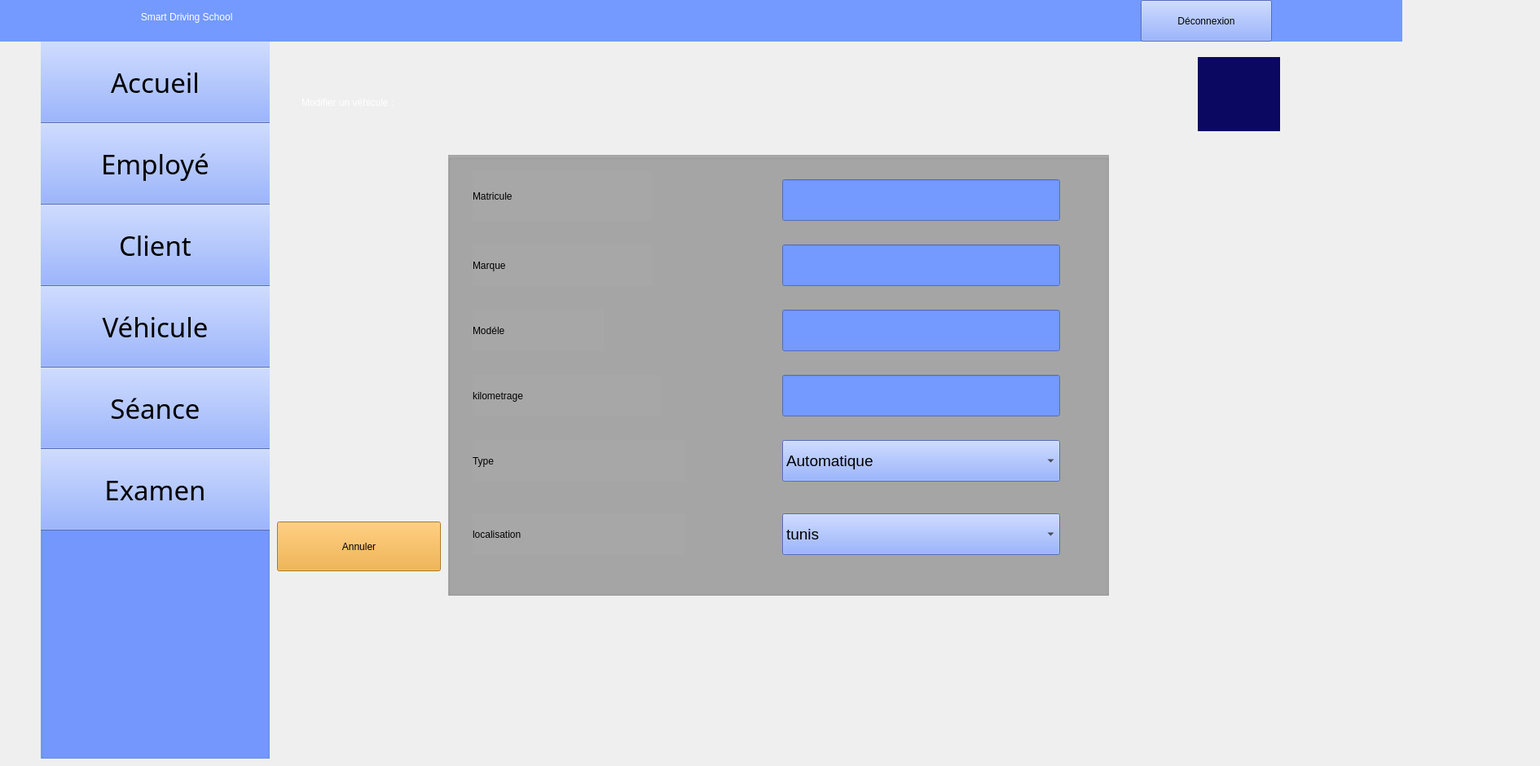
    <widget class="QWidget" name="updatevehicule">
     <widget class="QLabel" name="label_459">
      <property name="geometry">
       <rect>
        <x>-160</x>
        <y>-10</y>
        <width>1881</width>
        <height>61</height>
       </rect>
      </property>
      <property name="styleSheet">
       <string notr="true">color: rgb(255, 255, 255);
background-color: rgb(116, 153, 255);
font: 24pt &quot;Segoe UI Symbol&quot;;</string>
      </property>
      <property name="text">
       <string>                                                                                                    Smart Driving School         </string>
      </property>
     </widget>
     <widget class="QGroupBox" name="groupBox_95">
      <property name="geometry">
       <rect>
        <x>50</x>
        <y>30</y>
        <width>281</width>
        <height>901</height>
       </rect>
      </property>
      <property name="styleSheet">
       <string notr="true">background-color: rgb(116, 153, 255);</string>
      </property>
      <property name="title">
       <string/>
      </property>
      <widget class="QPushButton" name="pushButton114">
       <property name="geometry">
        <rect>
         <x>-20</x>
         <y>20</y>
         <width>321</width>
         <height>101</height>
        </rect>
       </property>
       <property name="font">
        <font>
         <family>Romantic</family>
         <pointsize>25</pointsize>
         <italic>false</italic>
         <bold>false</bold>
        </font>
       </property>
       <property name="styleSheet">
        <string notr="true">background-color: rgb(116, 153, 255);
font: 25pt &quot;Romantic&quot;;</string>
       </property>
       <property name="text">
        <string>Accueil</string>
       </property>
       <property name="icon">
        <iconset theme="QIcon::ThemeIcon::GoHome"/>
       </property>
       <property name="iconSize">
        <size>
         <width>35</width>
         <height>35</height>
        </size>
       </property>
      </widget>
      <widget class="QPushButton" name="pushButton115">
       <property name="geometry">
        <rect>
         <x>-20</x>
         <y>120</y>
         <width>321</width>
         <height>101</height>
        </rect>
       </property>
       <property name="font">
        <font>
         <family>Romantic</family>
         <pointsize>25</pointsize>
         <italic>false</italic>
         <bold>false</bold>
        </font>
       </property>
       <property name="styleSheet">
        <string notr="true">background-color: rgb(116, 153, 255);
font: 25pt &quot;Romantic&quot;;</string>
       </property>
       <property name="text">
        <string>Employé</string>
       </property>
       <property name="icon">
        <iconset resource="ressources.qrc">
         <normaloff>:/images/46db9ee3d4b3323457222bb8db7f3b42.png</normaloff>:/images/46db9ee3d4b3323457222bb8db7f3b42.png</iconset>
       </property>
       <property name="iconSize">
        <size>
         <width>45</width>
         <height>45</height>
        </size>
       </property>
      </widget>
      <widget class="QPushButton" name="pushButton116">
       <property name="geometry">
        <rect>
         <x>-20</x>
         <y>220</y>
         <width>321</width>
         <height>101</height>
        </rect>
       </property>
       <property name="font">
        <font>
         <family>Romantic</family>
         <pointsize>25</pointsize>
         <italic>false</italic>
         <bold>false</bold>
        </font>
       </property>
       <property name="styleSheet">
        <string notr="true">background-color: rgb(116, 153, 255);
font: 25pt &quot;Romantic&quot;;</string>
       </property>
       <property name="text">
        <string>Client</string>
       </property>
       <property name="icon">
        <iconset resource="ressources.qrc">
         <normaloff>:/images/0527f41904e77feddb97e532fe74d08f.png</normaloff>:/images/0527f41904e77feddb97e532fe74d08f.png</iconset>
       </property>
       <property name="iconSize">
        <size>
         <width>40</width>
         <height>40</height>
        </size>
       </property>
      </widget>
      <widget class="QPushButton" name="pushButton117">
       <property name="geometry">
        <rect>
         <x>-20</x>
         <y>320</y>
         <width>321</width>
         <height>101</height>
        </rect>
       </property>
       <property name="font">
        <font>
         <family>Romantic</family>
         <pointsize>25</pointsize>
         <italic>false</italic>
         <bold>false</bold>
        </font>
       </property>
       <property name="styleSheet">
        <string notr="true">background-color: rgb(116, 153, 255);
font: 25pt &quot;Romantic&quot;;</string>
       </property>
       <property name="text">
        <string>Véhicule</string>
       </property>
       <property name="icon">
        <iconset resource="ressources.qrc">
         <normaloff>:/images/cbad98069fae8d5554390bd40b0b561c.png</normaloff>:/images/cbad98069fae8d5554390bd40b0b561c.png</iconset>
       </property>
       <property name="iconSize">
        <size>
         <width>60</width>
         <height>60</height>
        </size>
       </property>
      </widget>
      <widget class="QPushButton" name="pushButton118">
       <property name="geometry">
        <rect>
         <x>-20</x>
         <y>420</y>
         <width>321</width>
         <height>101</height>
        </rect>
       </property>
       <property name="font">
        <font>
         <family>Romantic</family>
         <pointsize>25</pointsize>
         <italic>false</italic>
         <bold>false</bold>
        </font>
       </property>
       <property name="styleSheet">
        <string notr="true">background-color: rgb(116, 153, 255);
font: 25pt &quot;Romantic&quot;;</string>
       </property>
       <property name="text">
        <string>Séance</string>
       </property>
       <property name="icon">
        <iconset resource="ressources.qrc">
         <normaloff>:/images/c53651e2209ddb3281ed3a114fae2cfb.png</normaloff>:/images/c53651e2209ddb3281ed3a114fae2cfb.png</iconset>
       </property>
       <property name="iconSize">
        <size>
         <width>50</width>
         <height>50</height>
        </size>
       </property>
      </widget>
      <widget class="QPushButton" name="pushButton119">
       <property name="geometry">
        <rect>
         <x>-20</x>
         <y>520</y>
         <width>321</width>
         <height>101</height>
        </rect>
       </property>
       <property name="font">
        <font>
         <family>Romantic</family>
         <pointsize>25</pointsize>
         <italic>false</italic>
         <bold>false</bold>
        </font>
       </property>
       <property name="styleSheet">
        <string notr="true">background-color: rgb(116, 153, 255);
font: 25pt &quot;Romantic&quot;;</string>
       </property>
       <property name="text">
        <string>Examen</string>
       </property>
       <property name="icon">
        <iconset resource="ressources.qrc">
         <normaloff>:/images/7001e00fd5b7f2745c5e91ff547f4763.png</normaloff>:/images/7001e00fd5b7f2745c5e91ff547f4763.png</iconset>
       </property>
       <property name="iconSize">
        <size>
         <width>50</width>
         <height>50</height>
        </size>
       </property>
      </widget>
     </widget>
     <widget class="QLabel" name="label_464">
      <property name="geometry">
       <rect>
        <x>1020</x>
        <y>10</y>
        <width>41</width>
        <height>31</height>
       </rect>
      </property>
      <property name="styleSheet">
       <string notr="true">background-color: rgb(116, 153, 255);</string>
      </property>
      <property name="text">
       <string/>
      </property>
      <property name="pixmap">
       <pixmap resource="ressources.qrc">:/images/image22.png</pixmap>
      </property>
      <property name="scaledContents">
       <bool>true</bool>
      </property>
     </widget>
     <widget class="QLabel" name="label_465">
      <property name="geometry">
       <rect>
        <x>670</x>
        <y>10</y>
        <width>41</width>
        <height>31</height>
       </rect>
      </property>
      <property name="styleSheet">
       <string notr="true">background-color: rgb(116, 153, 255);</string>
      </property>
      <property name="text">
       <string/>
      </property>
      <property name="pixmap">
       <pixmap resource="ressources.qrc">:/images/image22.png</pixmap>
      </property>
      <property name="scaledContents">
       <bool>true</bool>
      </property>
     </widget>
     <widget class="QPushButton" name="pushButton165">
      <property name="geometry">
       <rect>
        <x>1400</x>
        <y>0</y>
        <width>161</width>
        <height>51</height>
       </rect>
      </property>
      <property name="styleSheet">
       <string notr="true">font: 700 11pt &quot;Romantic&quot;;
background-color: rgb(116, 153, 255);</string>
      </property>
      <property name="text">
       <string>Déconnexion</string>
      </property>
     </widget>
     <widget class="QLabel" name="label_479">
      <property name="geometry">
       <rect>
        <x>1470</x>
        <y>70</y>
        <width>101</width>
        <height>91</height>
       </rect>
      </property>
      <property name="styleSheet">
       <string notr="true">background-color: rgb(11, 8, 97);</string>
      </property>
      <property name="text">
       <string/>
      </property>
      <property name="pixmap">
       <pixmap resource="ressources.qrc">:/images/logoc++++.png</pixmap>
      </property>
      <property name="scaledContents">
       <bool>true</bool>
      </property>
     </widget>
     <widget class="QLabel" name="label_511">
      <property name="geometry">
       <rect>
        <x>370</x>
        <y>80</y>
        <width>631</width>
        <height>91</height>
       </rect>
      </property>
      <property name="styleSheet">
       <string notr="true">font: 40pt &quot;Chaparral Pro&quot;;
color: rgb(255, 255, 255);</string>
      </property>
      <property name="text">
       <string>Modifier un véhicule :</string>
      </property>
     </widget>
     <widget class="QGroupBox" name="groupBox_100">
      <property name="geometry">
       <rect>
        <x>550</x>
        <y>190</y>
        <width>811</width>
        <height>541</height>
       </rect>
      </property>
      <property name="styleSheet">
       <string notr="true">background-color: rgb(167, 167, 167);
font: 18pt &quot;Palatino Linotype&quot;;</string>
      </property>
      <property name="title">
       <string/>
      </property>
      <widget class="QLabel" name="label_512">
       <property name="geometry">
        <rect>
         <x>30</x>
         <y>20</y>
         <width>221</width>
         <height>61</height>
        </rect>
       </property>
       <property name="styleSheet">
        <string notr="true">font: 25pt &quot;Segoe UI&quot;;</string>
       </property>
       <property name="text">
        <string>Matricule</string>
       </property>
      </widget>
      <widget class="QLabel" name="label_513">
       <property name="geometry">
        <rect>
         <x>30</x>
         <y>110</y>
         <width>221</width>
         <height>51</height>
        </rect>
       </property>
       <property name="styleSheet">
        <string notr="true">font: 25pt &quot;Segoe UI&quot;;</string>
       </property>
       <property name="text">
        <string>Marque</string>
       </property>
      </widget>
      <widget class="QLabel" name="label_514">
       <property name="geometry">
        <rect>
         <x>30</x>
         <y>190</y>
         <width>161</width>
         <height>51</height>
        </rect>
       </property>
       <property name="styleSheet">
        <string notr="true">font: 25pt &quot;Segoe UI&quot;;</string>
       </property>
       <property name="text">
        <string>Modéle</string>
       </property>
      </widget>
      <widget class="QLabel" name="label_515">
       <property name="geometry">
        <rect>
         <x>30</x>
         <y>270</y>
         <width>231</width>
         <height>51</height>
        </rect>
       </property>
       <property name="styleSheet">
        <string notr="true">font: 25pt &quot;Segoe UI&quot;;</string>
       </property>
       <property name="text">
        <string>kilometrage</string>
       </property>
      </widget>
      <widget class="QLabel" name="label_516">
       <property name="geometry">
        <rect>
         <x>30</x>
         <y>350</y>
         <width>261</width>
         <height>51</height>
        </rect>
       </property>
       <property name="styleSheet">
        <string notr="true">font: 25pt &quot;Segoe UI&quot;;</string>
       </property>
       <property name="text">
        <string>Type</string>
       </property>
      </widget>
      <widget class="QLineEdit" name="lineEdit_modif_matricule">
       <property name="geometry">
        <rect>
         <x>410</x>
         <y>30</y>
         <width>341</width>
         <height>51</height>
        </rect>
       </property>
       <property name="styleSheet">
        <string notr="true">background-color: rgb(116, 153, 255);</string>
       </property>
      </widget>
      <widget class="QLineEdit" name="lineEdit_modif_marque">
       <property name="geometry">
        <rect>
         <x>410</x>
         <y>110</y>
         <width>341</width>
         <height>51</height>
        </rect>
       </property>
       <property name="styleSheet">
        <string notr="true">background-color: rgb(116, 153, 255);</string>
       </property>
      </widget>
      <widget class="QLineEdit" name="lineEdit_modif_modele">
       <property name="geometry">
        <rect>
         <x>410</x>
         <y>190</y>
         <width>341</width>
         <height>51</height>
        </rect>
       </property>
       <property name="styleSheet">
        <string notr="true">background-color: rgb(116, 153, 255);</string>
       </property>
      </widget>
      <widget class="QLineEdit" name="lineEdit_modif_kilometrage">
       <property name="geometry">
        <rect>
         <x>410</x>
         <y>270</y>
         <width>341</width>
         <height>51</height>
        </rect>
       </property>
       <property name="styleSheet">
        <string notr="true">background-color: rgb(116, 153, 255);</string>
       </property>
      </widget>
      <widget class="QComboBox" name="comboBox_modif_typeVehicule">
       <property name="geometry">
        <rect>
         <x>410</x>
         <y>350</y>
         <width>341</width>
         <height>51</height>
        </rect>
       </property>
       <property name="font">
        <font>
         <family>Segoe UI</family>
         <pointsize>14</pointsize>
         <italic>false</italic>
         <bold>false</bold>
        </font>
       </property>
       <property name="styleSheet">
        <string notr="true">font: 14pt &quot;Segoe UI&quot;;
background-color: rgb(116, 153, 255);</string>
       </property>
       <property name="currentText">
        <string notr="true">Automatique</string>
       </property>
       <item>
        <property name="text">
         <string>Automatique</string>
        </property>
       </item>
       <item>
        <property name="text">
         <string>Manuelle</string>
        </property>
       </item>
       <item>
        <property name="text">
         <string>Moto</string>
        </property>
       </item>
      </widget>
      <widget class="QComboBox" name="comboBox_modif_localisation">
       <property name="geometry">
        <rect>
         <x>410</x>
         <y>440</y>
         <width>341</width>
         <height>51</height>
        </rect>
       </property>
       <property name="font">
        <font>
         <family>Segoe UI</family>
         <pointsize>14</pointsize>
         <italic>false</italic>
         <bold>false</bold>
        </font>
       </property>
       <property name="styleSheet">
        <string notr="true">font: 14pt &quot;Segoe UI&quot;;
background-color: rgb(116, 153, 255);</string>
       </property>
       <property name="currentText">
        <string notr="true">tunis</string>
       </property>
       <item>
        <property name="text">
         <string>tunis</string>
        </property>
       </item>
       <item>
        <property name="text">
         <string>sousse</string>
        </property>
       </item>
       <item>
        <property name="text">
         <string>bizerte</string>
        </property>
       </item>
      </widget>
      <widget class="QLabel" name="label_524">
       <property name="geometry">
        <rect>
         <x>30</x>
         <y>440</y>
         <width>261</width>
         <height>51</height>
        </rect>
       </property>
       <property name="styleSheet">
        <string notr="true">font: 25pt &quot;Segoe UI&quot;;</string>
       </property>
       <property name="text">
        <string>localisation</string>
       </property>
      </widget>
     </widget>
     <widget class="QPushButton" name="pushButton160">
      <property name="geometry">
       <rect>
        <x>340</x>
        <y>640</y>
        <width>201</width>
        <height>61</height>
       </rect>
      </property>
      <property name="styleSheet">
       <string notr="true">font: 18pt &quot;Palatino Linotype&quot;;
background-color: rgb(241, 165, 40);
</string>
      </property>
      <property name="text">
       <string>Annuler</string>
      </property>
      <property name="icon">
       <iconset theme="QIcon::ThemeIcon::DocumentRevert"/>
      </property>
     </widget>
     <zorder>groupBox_95</zorder>
     <zorder>label_459</zorder>
     <zorder>label_464</zorder>
     <zorder>label_465</zorder>
     <zorder>pushButton165</zorder>
     <zorder>label_479</zorder>
     <zorder>label_511</zorder>
     <zorder>groupBox_100</zorder>
     <zorder>pushButton160</zorder>
    </widget>
